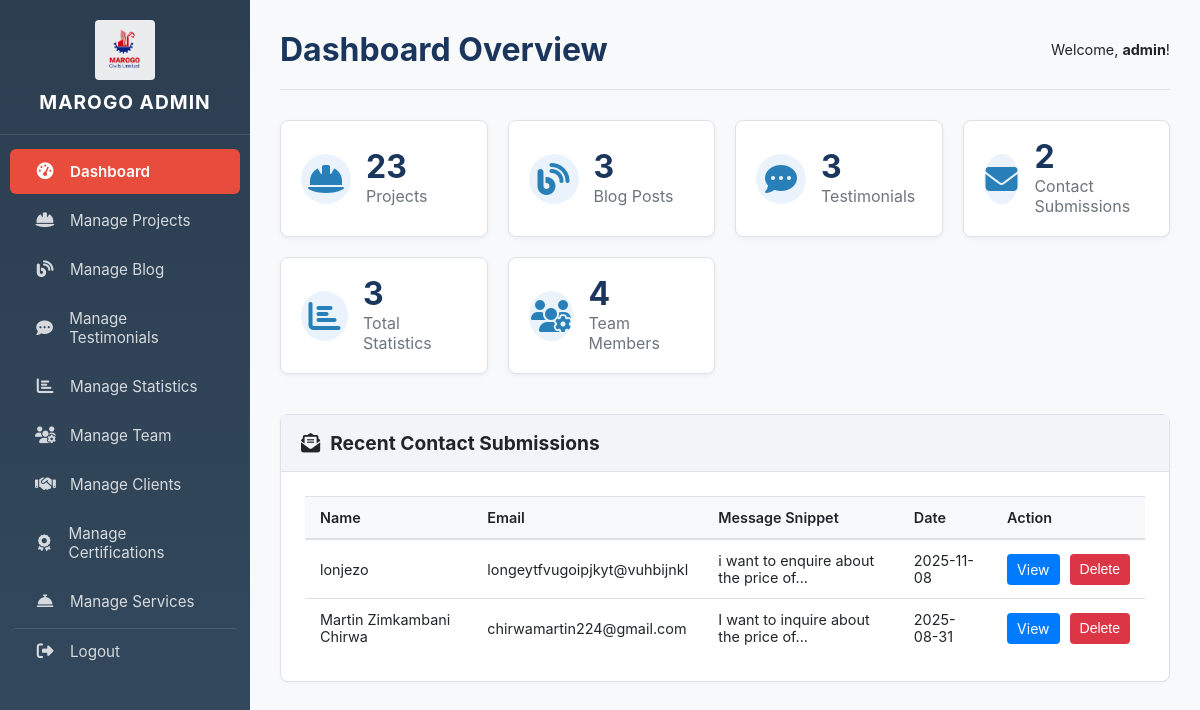
The app's page /admin/dashboard (signed in), older data.
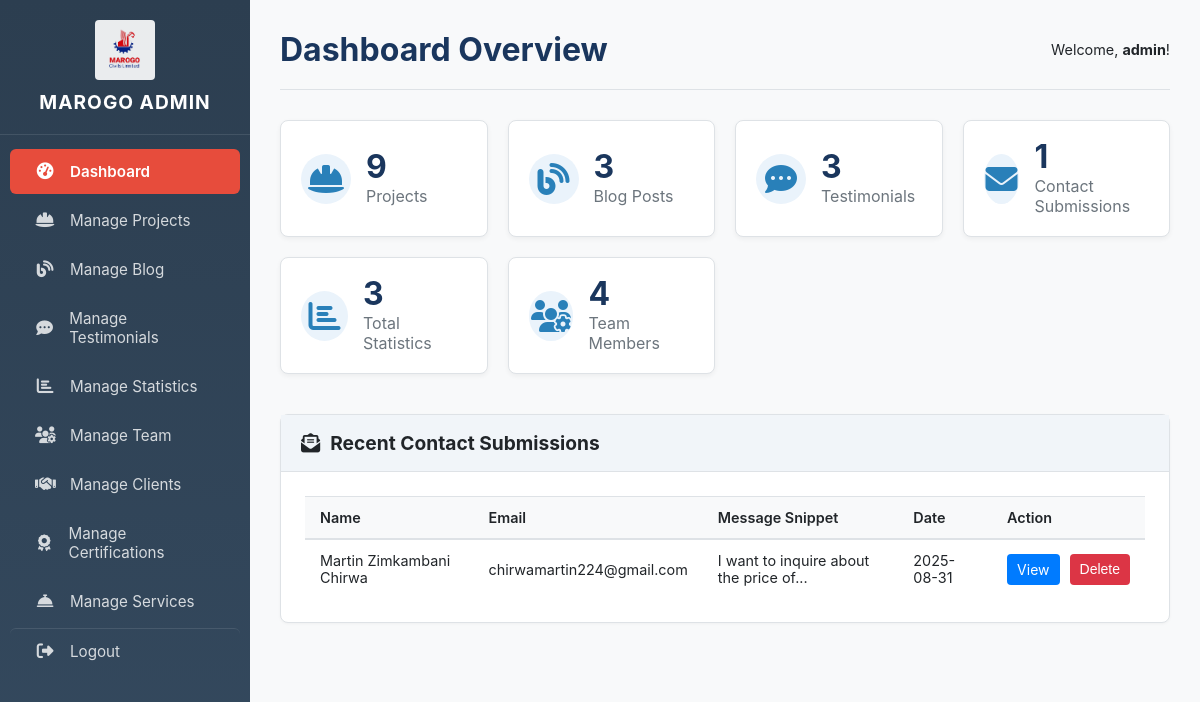
The same page, newer data.
### app.py (models this page shows)
class ContactSubmission(db.Model):
    id = db.Column(db.Integer, primary_key=True)
    name = db.Column(db.String(100), nullable=False)
    email = db.Column(db.String(100), nullable=False)
    subject = db.Column(db.String(200))
    message = db.Column(db.Text, nullable=False)
    submitted_on = db.Column(db.DateTime, default=datetime.datetime.utcnow)

### app.py (the view)
@app.route('/admin/dashboard')
@login_required
def dashboard():
    stats = {
        'projects': Project.query.count(),
        'posts': BlogPost.query.count(),
        'testimonials': Testimonial.query.count(),
        'submissions': ContactSubmission.query.count(),
        'statistics': Statistic.query.count(),
        'team_members': TeamMember.query.count(),
        'services': Service.query.count(),
        'client_logos': ClientLogo.query.count(),
        'certifications': Certification.query.count()
    }
    submissions = ContactSubmission.query.order_by(ContactSubmission.submitted_on.desc()).limit(5).all()
    return render_template('admin/dashboard.html', stats=stats, submissions=submissions)

### app.py (called while the page is built)
def login_required(f):
    @wraps(f)
    def decorated_function(*args, **kwargs):
        if 'user_id' not in session:
            flash('Please log in to access this page.', 'warning')
            return redirect(url_for('login'))
        return f(*args, **kwargs)
    return decorated_function

@app.context_processor
def inject_now():
    return {'now': datetime.datetime.utcnow()}

@app.context_processor
def inject_project_categories(): # Make project categories available to all templates
    return {'project_categories': PROJECT_CATEGORIES}

### templates/admin/dashboard.html (shortened to what this page needs)
{% extends "admin/layout_admin.html" %}
{% block page_title %}Dashboard Overview{% endblock %}
{% block content %}
<div class="stats-grid">
    <div class="stat-card">
        <div class="icon"><i class="fas fa-hard-hat"></i></div>
        <div>
            <div class="number">{{ stats.projects }}</div>
            <div class="title">Projects</div>
        </div>
    </div>
    <div class="stat-card">
        <div class="icon"><i class="fas fa-blog"></i></div>
        <div>
            <div class="number">{{ stats.posts }}</div>
            <div class="title">Blog Posts</div>
        </div>
    </div>
    <div class="stat-card">
        <div class="icon"><i class="fas fa-comment-dots"></i></div>
        <div>
            <div class="number">{{ stats.testimonials }}</div>
            <div class="title">Testimonials</div>
        </div>
    </div>
    <div class="stat-card">
        <div class="icon"><i class="fas fa-envelope"></i></div>
        <div>
            <div class="number">{{ stats.submissions }}</div>
            <div class="title">Contact Submissions</div>
        </div>
    </div>
    <div class="stat-card">
        <div class="icon"><i class="fas fa-chart-bar"></i></div>
        <div>
            <div class="number">{{ stats.statistics }}</div>
            <div class="title">Total Statistics</div>
        </div>
    </div>
    <div class="stat-card">
        <div class="icon"><i class="fas fa-users-cog"></i></div>
        <div>
            <div class="number">{{ stats.team_members }}</div>
            <div class="title">Team Members</div>
        </div>
    </div>
</div>
<div class="card" style="margin-top: 40px;">
    <div class="card-header">
        <h3><i class="fas fa-envelope-open-text"></i> Recent Contact Submissions</h3>
    </div>
    <div class="card-body">
        {% if submissions %}
        <div class="table-responsive">
            <table class="table">
                <thead>
                    <tr>
                        <th>Name</th>
                        <th>Email</th>
                        <th>Message Snippet</th>
                        <th>Date</th>
                        <th>Action</th>
                    </tr>
                </thead>
                <tbody>
                    {% for sub in submissions %}
                    <tr>
                        <td>{{ sub.name }}</td>
                        <td>{{ sub.email }}</td>
                        <td>{{ sub.message | truncate(50) }}</td>
                        <td>{{ sub.submitted_on.strftime('%Y-%m-%d') }}</td>
                        <td>
                            <div class="action-buttons">
                                <a href="{{ url_for('view_submission', submission_id=sub.id) }}" class="btn-edit">View</a>
                                <form action="{{ url_for('delete_content', content_type='submissions', item_id=sub.id) }}" method="post" onsubmit="return confirm('Are you sure you want to delete this submission?');" style="margin: 0;">
                                    <button type="submit" class="btn-danger">Delete</button>
                                </form>
                            </div>
                        </td>
                    </tr>
                    {% endfor %}
                </tbody>
            </table>
        </div>
        {% else %}
        <p>No contact submissions yet.</p>
        {% endif %}
    </div>
</div>
{% endblock %}

### templates/admin/layout_admin.html (shortened to what this page needs)
<!DOCTYPE html>
<html lang="en">
<head>
    <link rel="stylesheet" href="{{ url_for('static', filename='css/admin.css') }}">
    <link rel="stylesheet" href="https://cdnjs.cloudflare.com/ajax/libs/font-awesome/6.4.0/css/all.min.css">
</head>
<body>
    <div class="admin-container">
        <aside class="admin-sidebar">
            <div class="sidebar-header">
                <a href="{{ url_for('dashboard') }}">
                    <img src="{{ url_for('static', filename='images/logo.jpg') }}" alt="Logo" class="sidebar-logo">
                    <span>MAROGO ADMIN</span>
                </a>
            </div>
            <nav class="admin-nav">
                <a href="{{ url_for('dashboard') }}" class="nav-link {% if request.endpoint == 'dashboard' %}active{% endif %}"><i class="fas fa-tachometer-alt"></i> Dashboard</a>
                <a href="{{ url_for('manage_content', content_type='projects') }}" class="nav-link {% if 'projects' in request.path %}active{% endif %}"><i class="fas fa-hard-hat"></i> Manage Projects</a>
                <a href="{{ url_for('manage_content', content_type='blog') }}" class="nav-link {% if 'blog' in request.path %}active{% endif %}"><i class="fas fa-blog"></i> Manage Blog</a>
                <a href="{{ url_for('manage_content', content_type='testimonials') }}" class="nav-link {% if 'testimonials' in request.path %}active{% endif %}"><i class="fas fa-comment-dots"></i> Manage Testimonials</a>
                <a href="{{ url_for('manage_content', content_type='statistics') }}" class="nav-link {% if 'statistics' in request.path %}active{% endif %}"><i class="fas fa-chart-bar"></i> Manage Statistics</a>
                <a href="{{ url_for('manage_content', content_type='team_members') }}" class="nav-link {% if 'team_members' in request.path %}active{% endif %}"><i class="fas fa-users-cog"></i> Manage Team</a>
                <a href="{{ url_for('manage_content', content_type='client_logos') }}" class="nav-link {% if 'client_logos' in request.path %}active{% endif %}"><i class="fas fa-handshake"></i> Manage Clients</a>
                <a href="{{ url_for('manage_content', content_type='certifications') }}" class="nav-link {% if 'certifications' in request.path %}active{% endif %}"><i class="fas fa-award"></i> Manage Certifications</a>
                <a href="{{ url_for('manage_content', content_type='services') }}" class="nav-link {% if 'services' in request.path %}active{% endif %}"><i class="fas fa-concierge-bell"></i> Manage Services</a>
                <a href="{{ url_for('logout') }}" class="nav-link logout-link"><i class="fas fa-sign-out-alt"></i> Logout</a>
            </nav>
        </aside>
        <main class="admin-main">
            <header class="admin-header">
                <h1>{% block page_title %}{% endblock %}</h1>
                <div class="user-info">
                    Welcome, <strong>{{ session.username }}</strong>!
                </div>
            </header>
            {% block content %}{% endblock %}
        </main>
    </div>
</body>
</html>

### static/css/admin.css (style rules this page uses)
:root { --admin-bg: #f8f9fa; --sidebar-bg-start: #2c3e50; --sidebar-bg-end: #34495e; --sidebar-text: rgba(255, 255, 255, 0.8); --sidebar-text-hover: #ffffff; --sidebar-active-bg: #e74c3c; --sidebar-hover-bg: rgba(0, 0, 0, 0.2); --accent-red: #e74c3c; --primary-blue: #2980b9; --primary-blue-dark: #1a365d; --card-border: #dee2e6; --card-header-bg: #f1f5f9; --white: #ffffff; }
body { background-color: var(--admin-bg); font-family: -apple-system, BlinkMacSystemFont, "Segoe UI", Roboto, "Helvetica Neue", Arial, sans-serif; color: #212529; margin: 0; }
.admin-container { display: flex; }
.admin-sidebar { width: 250px; background: linear-gradient(180deg, var(--sidebar-bg-start), var(--sidebar-bg-end)); color: var(--sidebar-text); min-height: 100vh; position: fixed; top: 0; left: 0; display: flex; flex-direction: column; }
.sidebar-header { padding: 20px; text-align: center; border-bottom: 1px solid rgba(255, 255, 255, 0.1); }
.sidebar-header a { color: var(--white); text-decoration: none; display: flex; flex-direction: column; align-items: center; gap: 10px; }
.sidebar-logo { height: 60px; width: auto; opacity: 0.9; border-radius: 4px; }
.sidebar-header span { font-weight: 700; letter-spacing: 1px; font-size: 1.2rem; }
.admin-nav { flex-grow: 1; margin-top: 10px; }
.admin-nav .nav-link { color: var(--sidebar-text); display: flex; align-items: center; padding: 13px 25px; text-decoration: none; margin: 4px 10px; border-radius: 6px; transition: background-color 0.2s, color 0.2s; font-size: 0.95em; }
.admin-nav .nav-link.active { background-color: var(--sidebar-active-bg); color: var(--sidebar-text-hover); font-weight: 600; }
.admin-nav .nav-link i { margin-right: 15px; width: 20px; text-align: center; font-size: 1.1em; }
.logout-link { border-top: 1px solid rgba(255, 255, 255, 0.1); margin-top: auto; margin-bottom: 10px; }
.admin-main { flex-grow: 1; padding: 30px; margin-left: 250px; }
.admin-header { display: flex; justify-content: space-between; align-items: center; margin-bottom: 30px; padding-bottom: 20px; border-bottom: 1px solid var(--card-border); }
.admin-header h1 { margin: 0; font-size: 2rem; color: var(--primary-blue-dark); }
.user-info { font-size: 0.9rem; }
.card { background-color: white; border: 1px solid var(--card-border); border-radius: 8px; margin-bottom: 20px; box-shadow: 0 1px 3px rgba(0,0,0,0.04); }
.card-header { padding: 1rem 1.25rem; margin-bottom: 0; background-color: var(--card-header-bg); border-bottom: 1px solid var(--card-border); display: flex; justify-content: space-between; align-items: center; }
.card-header h3 { margin: 0; font-size: 1.2rem; display: flex; align-items: center; gap: 10px; }
.card-body { padding: 1.5rem; }
.stats-grid { display: grid; grid-template-columns: repeat(auto-fit, minmax(200px, 1fr)); gap: 20px; }
.stat-card { background-color: white; padding: 20px; border-radius: 8px; display: flex; align-items: center; gap: 15px; box-shadow: 0 2px 5px rgba(0,0,0,0.05); border: 1px solid var(--card-border); }
.stat-card .icon { font-size: 2rem; color: var(--primary-blue); background-color: #eaf3fb; height: 50px; width: 50px; border-radius: 50%; display: flex; align-items: center; justify-content: center; }
.stat-card .number { font-size: 2rem; font-weight: bold; color: var(--primary-blue-dark); line-height: 1; }
.stat-card .title { color: #6c757d; margin-top: 3px; }
.table-responsive { overflow-x: auto; }
.table { width: 100%; border-collapse: collapse; font-size: 0.9em; }
.table th, .table td { padding: 12px 15px; border-top: 1px solid var(--card-border); text-align: left; vertical-align: middle; }
.table thead th { vertical-align: bottom; border-bottom: 2px solid var(--card-border); background-color: #f8f9fa; font-weight: 600; }
.action-buttons { display: flex; gap: 10px; align-items: center; }
.btn-edit, .btn-danger { padding: 5px 10px; border: none; cursor: pointer; border-radius: 4px; font-size: 14px; text-align: center; line-height: 1.5; text-decoration: none; color: white; }
.btn-edit { background-color: #007bff; }
.btn-danger { background-color: #dc3545; }

Row changes from the older to the newer data that the page shows:
removed ContactSubmission: name "lonjezo", email "longeytfvugoipjkyt@vuhbijnkl", message "i want to enquire about the price of...", submitted_on "2025-11-08"
Text that changed along with them:
{{ stats.projects }}: "23" → "9"
{{ stats.submissions }}: "2" → "1"
